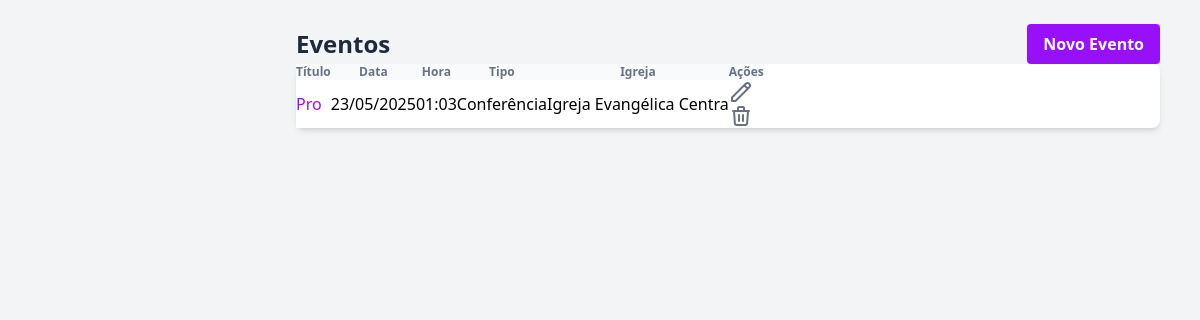
The page /eventos/ on the database its author committed.
### events/models.py (models this page shows, shortened)
class Event(models.Model):
    EVENT_TYPE_CHOICES = [
        ("atividade", "Atividade"),
        ("conferencia", "Conferência"),
        ("culto", "Culto"),
        ("especial", "Especial"),
        ("estudo", "Estudo"),
        ("reuniao", "Reunião"),
        ("outro", "Outro"),
    ]
    title = models.CharField(max_length=255, verbose_name="Título")
    date = models.DateField(verbose_name="Data")
    time = models.TimeField(blank=True, null=True, verbose_name="Hora")
    description = models.TextField(blank=True, null=True, verbose_name="Descrição")
    events_type = models.CharField(max_length=50, choices=EVENT_TYPE_CHOICES, blank=True, null=True, verbose_name="Tipo de Evento")
    church = models.ForeignKey(Church, on_delete=models.CASCADE, related_name="events", verbose_name="Igreja")
    created_at = models.DateTimeField(auto_now_add=True, verbose_name="Criado em")
    updated_at = models.DateTimeField(auto_now=True, verbose_name="Atualizado em")
    class Meta:
        verbose_name = "Evento"
        verbose_name_plural = "Eventos"
        ordering = ["date", "time"]

### churches/models.py (models this page shows, shortened)
class Church(models.Model):
    TYPE_CHOICES = [
        ('sede', 'Sede'),
        ('filial', 'Filial'),
    ]
    name = models.CharField(max_length=255, verbose_name="Nome")
    address = models.TextField(blank=True, null=True, verbose_name="Endereço")
    phone = models.CharField(max_length=20, blank=True, null=True, verbose_name="Telefone")
    email = models.EmailField(blank=True, null=True, verbose_name="Email")
    founded_date = models.DateField(blank=True, null=True, verbose_name="Data de Fundação")
    schedule = models.TextField(blank=True, null=True, verbose_name="Horários")
    church_type = models.CharField(max_length=10, choices=TYPE_CHOICES, blank=True, null=True, verbose_name="Tipo")
    description = models.TextField(blank=True, null=True, verbose_name="Descrição")
    created_at = models.DateTimeField(auto_now_add=True, verbose_name="Criado em")
    updated_at = models.DateTimeField(auto_now=True, verbose_name="Atualizado em")
    class Meta:
        verbose_name = "Igreja"
        verbose_name_plural = "Igrejas"
        ordering = ["name"]

### events/views.py (the view)
# urls.py: path('', views.event_list, name='event_list'),
def event_list(request):
    events = Event.objects.all().order_by('date', 'time')
    return render(request, 'events/event_list.html', {
        'events': events,
        'active_menu': 'events',
    })

### events/templates/events/event_list.html (shortened to what this page needs)
{% extends 'core/base.html' %}
{% load static %}
{% block content %}
<div class="container mx-auto px-4 py-6">
    <div class="flex justify-between items-center mb-6">
        <h1 class="text-2xl font-bold text-gray-800">Eventos</h1>
        <a href="{% url 'events:event_create' %}" class="bg-purple-600 hover:bg-purple-700 text-white font-bold py-2 px-4 rounded">
            Novo Evento
        </a>
    </div>
    <div class="bg-white shadow-md rounded-lg overflow-hidden">
        {% if events %}
        <table class="min-w-full divide-y divide-gray-200">
            <thead class="bg-gray-50">
                <tr>
                    <th scope="col" class="px-6 py-3 text-left text-xs font-medium text-gray-500 uppercase tracking-wider">Título</th>
                    <th scope="col" class="px-6 py-3 text-left text-xs font-medium text-gray-500 uppercase tracking-wider">Data</th>
                    <th scope="col" class="px-6 py-3 text-left text-xs font-medium text-gray-500 uppercase tracking-wider">Hora</th>
                    <th scope="col" class="px-6 py-3 text-left text-xs font-medium text-gray-500 uppercase tracking-wider">Tipo</th>
                    <th scope="col" class="px-6 py-3 text-left text-xs font-medium text-gray-500 uppercase tracking-wider">Igreja</th>
                    <th scope="col" class="px-6 py-3 text-left text-xs font-medium text-gray-500 uppercase tracking-wider">Ações</th>
                </tr>
            </thead>
            <tbody class="bg-white divide-y divide-gray-200">
                {% for event in events %}
                <tr>
                    <td class="px-6 py-4 whitespace-nowrap">
                        <a href="{% url 'events:event_detail' event.pk %}" class="text-purple-600 hover:text-purple-900">{{ event.title }}</a>
                    </td>
                    <td class="px-6 py-4 whitespace-nowrap">{{ event.date|date:"d/m/Y" }}</td>
                    <td class="px-6 py-4 whitespace-nowrap">{{ event.time|time:"H:i"|default:"-" }}</td>
                    <td class="px-6 py-4 whitespace-nowrap">{{ event.get_events_type_display|default:"-" }}</td>
                    <td class="px-6 py-4 whitespace-nowrap">{{ event.church.name }}</td>
                    <td class="px-6 py-4 whitespace-nowrap text-sm font-medium">
                        <a href="{% url 'events:event_update' event.pk %}" class="text-indigo-600 hover:text-indigo-900 mr-3">{% include "icons/edit.html" %}</a>
                        <a href="{% url 'events:event_delete' event.pk %}" class="text-red-600 hover:text-red-900">{% include 'icons/trash.html' %}</a>
                    </td>
                </tr>
                {% endfor %}
            </tbody>
        </table>
        {% else %}
        <div class="p-6 text-center text-gray-500">
            Nenhum evento cadastrado. <a href="{% url 'events:event_create' %}" class="text-purple-600 hover:text-purple-900">Criar novo evento</a>.
        </div>
        {% endif %}
    </div>
</div>
{% endblock %}

### rows shown on the page
Event: title "Pro", date "23/05/2025", time "01:03", events_type "Conferência", church.name "Igreja Evangélica Centra"
